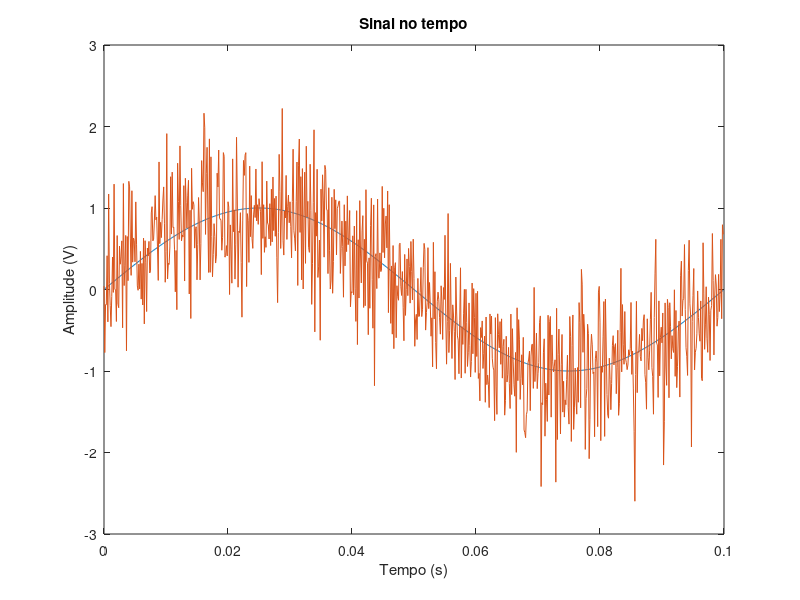

Reproduce this figure in MATLAB.
%% Especificações temporais
Fs = 8000;                   % amostras por segundo (Hz)
dt = 1/Fs;                   % tempo de uma amostra (s)
StopTime = 0.1;              % tempo de parada no eixo 'x' (o gráfico será plotado até este valor em 'x')
t = (0:dt:StopTime-dt)';     % vetor temporal (eixo 'x')

%% Senóide
Fc = 10;                     % Frequência do seno (Hz)
original = sin(2*pi*Fc*t);   % Calculando o seno na variável 'x'

%% Relações sinal-ruído (SNR)
snrBoa   = 100;
snrComum = 10;
snrRuim  = 2;

snrBoaDB   = 10 * log10(snrBoa  );
snrComumDB = 10 * log10(snrComum);
snrRuimDB  = 10 * log10(snrRuim );

%% Obtendo AWGN do Matlab
matlabAWGN = awgn(original, snrRuimDB, 'measured');

%% Plotando o seno no tempo
figure;
plot(t,original,t,matlabAWGN);
xlabel('Tempo (s)');
ylabel('Amplitude (V)');
title('Sinal no tempo');
zoom xon;